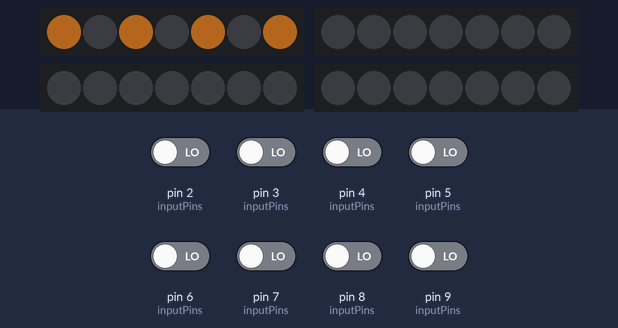
Recording of a sketch running on a simulated Arduino Uno, built with avr-gcc and run on an emulated ATmega328P. Parts: 4 × 7 RGB LEDs in strip order, left to right. The test bench sets the inputs (shaded band); at power-on: pin 2 (inputPins), pin 3 (inputPins), pin 4 (inputPins), pin 5 (inputPins), pin 6 (inputPins), pin 7 (inputPins), pin 8 (inputPins), pin 9 (inputPins) LOW. Dim RGB values are drawn brighter than linear.

Above: at 1.2 s.
1.3 s: pin 2 (inputPins) driven HIGH
At 1.8 s:
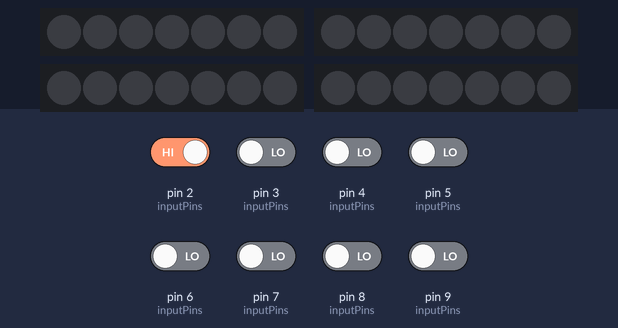
2.8 s: pin 2 (inputPins) driven LOW
At 4.2 s:
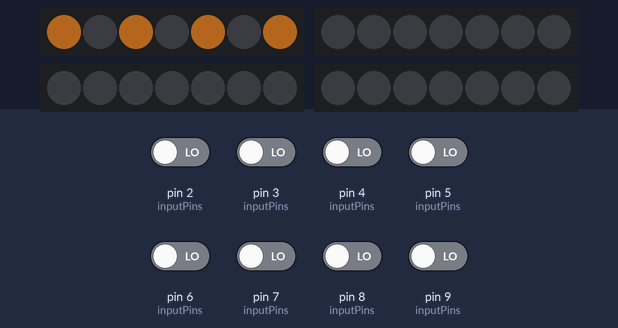
Timing chart, 0 to 5.8 s (numbered marks = the images above; inputs shaded):
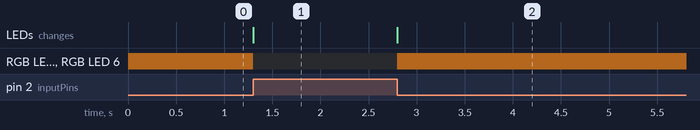

Measured:
- after the input at 1.3 s, RGB LED 0, RGB LED 2, RGB LED 4, RGB LED 6: RGB(63, 36, 10) → off at once; the LEDs: change at once (image 1)
- after the input at 2.8 s, RGB LED 0, RGB LED 2, RGB LED 4, RGB LED 6: off → RGB(63, 36, 10) at once; the LEDs: change at once (image 2)

The sketch:

pengendali_lampu_laci.ino
```cpp
#include <Adafruit_NeoPixel.h>
#ifdef __AVR__
  #include <avr/power.h>
#endif

typedef struct {
  int pin;
  int n;
  int pos[6];
} Lights;

//////////////////////////////////////////////////////////////////////

#define NUM_INPUT 8
const int inputPins[NUM_INPUT] = { 2, 3, 4, 5, 6, 7, 8, 9 };

#define NUM_OUTPUT 4
const int outputPins[NUM_OUTPUT]   = { 10, 11, 12, 13 };
const int outputPixels[NUM_OUTPUT] = {  7,  7,  7,  7 };

Lights lights[NUM_INPUT] = {
  { .pin = 0, .n = 4, .pos = { 0, 2, 4, 6 } },
  { .pin = -1 },
  { .pin = -1 },
  { .pin = -1 },
  { .pin = -1 },
  { .pin = -1 },
  { .pin = -1 },
  { .pin = -1 }
};

const uint32_t colorOn = Adafruit_NeoPixel::Color(255 >> 2, 147 >> 2, 41 >> 2);
const uint32_t colorOff = Adafruit_NeoPixel::Color(0, 0, 0);

//////////////////////////////////////////////////////////////////////

int inputStates[NUM_INPUT];
Adafruit_NeoPixel* pixels[NUM_OUTPUT];

void setup() {
  for (int i=0; i<NUM_INPUT; i++) {
    inputStates[i] = LOW;
    int pin = inputPins[i];
    pinMode(pin, INPUT);
  }
  for (int i=0; i<NUM_OUTPUT; i++) {
    int pin = outputPins[i];
    int npixel = outputPixels[i];
    pixels[i] = new Adafruit_NeoPixel(npixel, pin, NEO_GRB + NEO_KHZ800);
    pixels[i]->begin();
  }
}

void loop() {
  readInputs();
  writeOutputs();
}

void readInputs() {
  for (int i=0; i<NUM_INPUT; i++) {
    int pin = inputPins[i];
    inputStates[i] = digitalRead(pin);
  }
}

void writeOutputs() {
  for (int i=0; i<NUM_INPUT; i++) {
    int pin = lights[i].pin;
    int n = lights[i].n;
    if (pin < 0 || n < 1) continue;

    int state = inputStates[i];
    if (state == HIGH) {
      for (int j=0; j<n; j++) {
        int pos = lights[i].pos[j];
        pixels[pin]->setPixelColor(pos, colorOff);
      }
    }
    else {
      for (int j=0; j<n; j++) {
        int pos = lights[i].pos[j];
        pixels[pin]->setPixelColor(pos, colorOn);
      }
    }
    pixels[pin]->show();
  }
}
```
